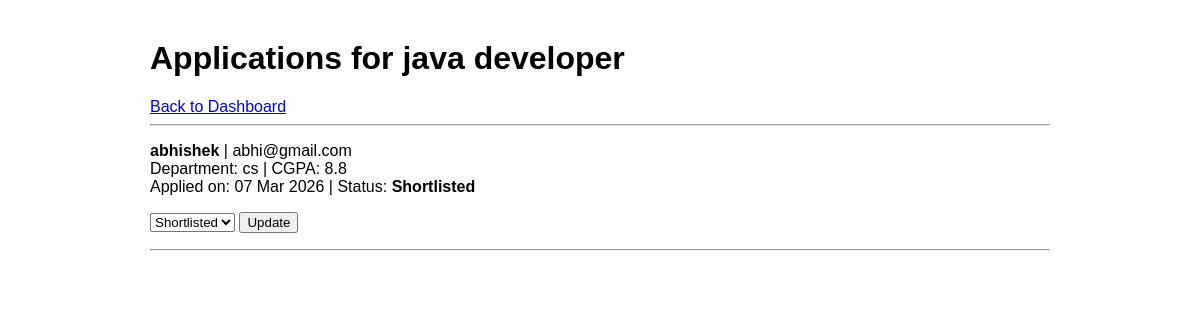
Page /company/drives/applications/1 (signed in) on the committed database.
### app.py (models this page shows)
class PlacementDrive(db.Model):
    id = db.Column(db.Integer, primary_key=True)
    company_id = db.Column(db.Integer, db.ForeignKey('company.id'), nullable=False)
    job_title = db.Column(db.String(200), nullable=False)
    description = db.Column(db.Text)
    eligibility = db.Column(db.Text)
    package = db.Column(db.String(100))
    location = db.Column(db.String(100))
    status = db.Column(db.String(20), default='Pending')
    deadline = db.Column(db.String(100), nullable=False)
    created_at = db.Column(db.DateTime, default=datetime.utcnow)
    applications = db.relationship('Application', backref='drive', lazy=True)

class Application(db.Model):
    id = db.Column(db.Integer, primary_key=True)
    student_id = db.Column(db.Integer, db.ForeignKey('student.id'), nullable=False)
    drive_id = db.Column(db.Integer, db.ForeignKey('placement_drive.id'), nullable=False)
    status = db.Column(db.String(20), default='Applied')
    applied_date = db.Column(db.DateTime, default=datetime.utcnow)

class Student(db.Model):
    id = db.Column(db.Integer, primary_key=True)
    username = db.Column(db.String(100), unique=True, nullable=False)
    password = db.Column(db.String(200), nullable=False)
    email = db.Column(db.String(100), unique=True, nullable=False)
    full_name = db.Column(db.String(100), nullable=False)
    phone = db.Column(db.String(20))
    department = db.Column(db.String(100))
    cgpa = db.Column(db.Float)
    graduation_year = db.Column(db.Integer)
    resume_file = db.Column(db.String(200))
    is_active = db.Column(db.Boolean, default=True)
    applications = db.relationship('Application', backref='student', lazy=True)

### app.py (the view)
@app.route('/company/drives/applications/<int:drive_id>')
@company_required
def company_view_applications(drive_id):
    drive = get_company_drive(drive_id)
    if not drive:
        return redirect(url_for('company_dashboard'))
    applications = Application.query.filter_by(drive_id=drive.id).all()
    return render_template("company/applications.html", drive=drive, applications=applications)

### app.py (called while the page is built)
def company_required(f):
    from functools import wraps
    @wraps(f)
    def wrapper(*args, **kwargs):
        if 'company_id' not in session:
            flash("Please login first.", "warning")
            return redirect(url_for('company_login'))
        return f(*args, **kwargs)
    return wrapper

def get_company_drive(drive_id):
    drive = PlacementDrive.query.get_or_404(drive_id)
    if drive.company_id != session['company_id']:
        flash("Access denied.", "danger")
        return None
    return drive

### templates/company/applications.html (shortened to what this page needs)
{% extends "base.html" %}
{% block body %}
<h1>Applications for {{ drive.job_title }}</h1>
<a href="{{ url_for('company_dashboard') }}">Back to Dashboard</a>
<hr>
{% if applications %}
    {% for app in applications %}
        <p>
            <strong>{{ app.student.full_name }}</strong> | {{ app.student.email }}<br>
            Department: {{ app.student.department or 'N/A' }} | CGPA: {{ app.student.cgpa or 'N/A' }}<br>
            Applied on: {{ app.applied_date.strftime('%d %b %Y') }} | Status: <strong>{{ app.status }}</strong><br>
            <form method="POST" action="{{ url_for('company_update_application', application_id=app.id) }}">
                <select name="status">
                    <option value="Shortlisted" {% if app.status == 'Shortlisted' %}selected{% endif %}>Shortlisted</option>
                </select>
                <button type="submit">Update</button>
            </form>
        </p>
        <hr>
    {% endfor %}
{% else %}
    <p>No applications yet.</p>
{% endif %}
{% endblock body %}

### templates/base.html (style rules this page uses)
body { font-family: Arial, sans-serif; max-width: 900px; margin: 40px auto; padding: 0 20px; }

### rows in the picture
PlacementDrive: job_title "java developer"
Application: student.full_name "abhishek", student.email "abhi@gmail.com", student "cs", student "8.8", applied_date "07 Mar 2026", status "Shortlisted"
